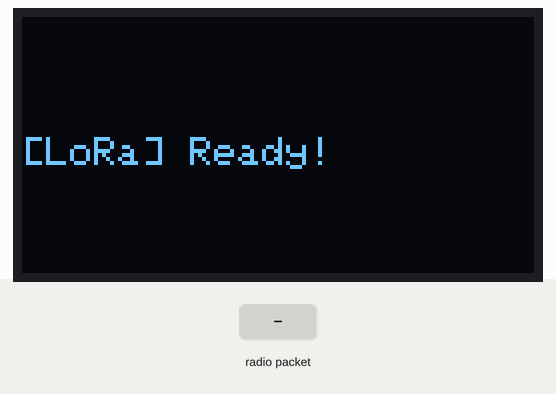
Recording of a sketch running on a simulated ESP32. Shown: 128×64 one-colour display. The test bench sets the inputs (shaded band). WiFi joins after 1.5 s; servers stay silent unless stated; no radio packets arrive unless stated; web services answer with replies made up by the test bench; what the sketch prints to the serial monitor is not drawn.

Above: at 5.1 s.
5.2 s: radio packet "26419.36" arrives
At 5.26 s:
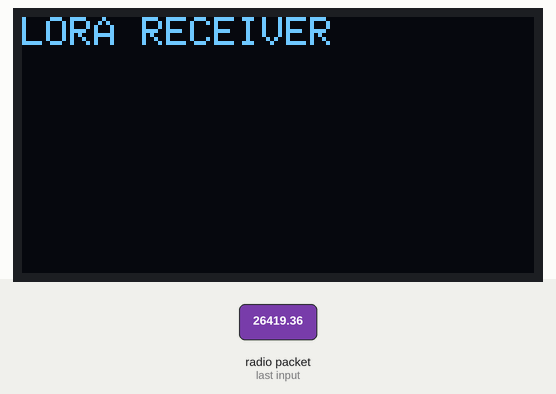
At 6.6 s:
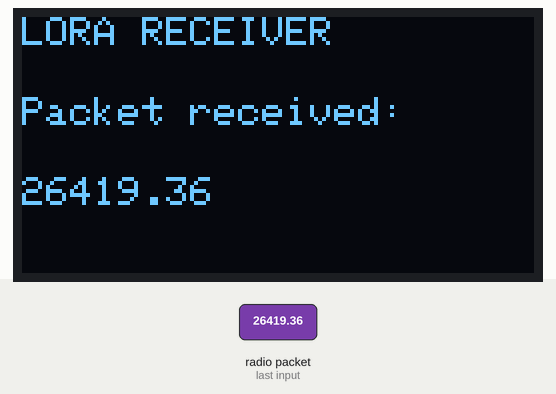
Timing chart, 0 to 8.2 s (numbered marks = the images above; inputs shaded):
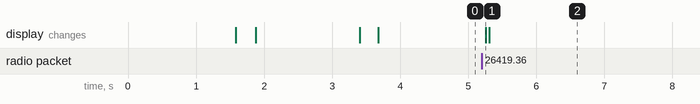

Measured:
- after the input at 5.2 s, the display: changes after 0.06 s (image 1)

The sketch:

rx.ino
```cpp
// rx.ino
#include "config.h"
#include "lora_functions.h"
#include "oled_display.h"
#include "telegram.h"

#ifdef OLED
Adafruit_SSD1306 display(SCREEN_WIDTH, SCREEN_HEIGHT, &Wire, -1);
#endif

void setup() {
    #ifdef DEBUG
    Serial.begin(115200);
    #endif

    #ifdef OLED
        if (!display.begin(SSD1306_SWITCHCAPVCC, 0x3C)) {
            DEBUG_PRINTLN("[OLED] Init failed!");
            while (1);
        }
        displayLogo();
    #endif

    setupLoRa();
}

void loop() {
    loopLoRa();
    delay(100);
}
```

lora_functions.h
```cpp
// lora_functions.h
#ifndef LORA_FUNCTIONS_H
#define LORA_FUNCTIONS_H

#include <SPI.h>
#include <LoRa.h>
#include "config.h"

void setupLoRa();
void loopLoRa();

#endif
```

lora_functions.ino
```cpp
// lora_functions.ino
#include "lora_functions.h"
#include "oled_display.h"
#include "config.h"
#include "telegram.h"

void setupLoRa() {
    SPI.begin(SCK, MISO, MOSI, SS);
    LoRa.setPins(SS, RST, DIO0);

    #ifdef OLED
    setMessage("[LoRa] Init");
    delay(250);
    #endif
    DEBUG_PRINTLN("[LoRa] Init");

    if (!LoRa.begin(BAND)) {
        #ifdef OLED
        setMessage("[LoRa] Init failed!");
        #endif
        DEBUG_PRINTLN("[LoRa] Starting LoRa failed!");
        while (1);
    }

    #ifdef TELEGRAM
    WiFi.begin(WIFI_SSID, WIFI_PSWD);
    #ifdef OLED
    setMessage("[WiFi] Connecting...");
    #endif
    DEBUG_PRINTLN("[WiFi] Attempting connection to: " + String(WIFI_SSID));

    while (WiFi.status() != WL_CONNECTED) {
        delay(500);
    }

    #ifdef OLED
    setMessage("[WiFi] Connected!");
    delay(250);
    #endif
    DEBUG_PRINTLN("[WiFi] Connected!");
    #endif

    #ifdef OLED
    setMessage("[LoRa] Ready!");
    delay(250);
    #endif
    DEBUG_PRINTLN("[LoRa] Ready!");
};


void loopLoRa() {
    int packetSize = LoRa.parsePacket();

    if (packetSize) {
        String receivedMessage = "";

        while (LoRa.available()) {
            receivedMessage += (char)LoRa.read();
        }

        DEBUG_PRINT("[LoRa] Received packet: ");
        DEBUG_PRINTLN(receivedMessage);

        #ifdef OLED
        updateMessageReceived(receivedMessage.c_str());
        #endif

        #ifdef TELEGRAM
        sendTelegramNotification(receivedMessage.c_str());
        #endif
    }
};
```

oled_display.ino
```cpp
// oled_display.ino
#include "oled_display.h"

#ifdef OLED

void setMessage(const char* text, int posX, int posY, bool clearDisplay) {
    if (clearDisplay) {
        display.clearDisplay();
    }
    display.setTextSize(1.5);
    display.setTextColor(SSD1306_WHITE);
    display.setCursor(posX, posY);
    display.print(text);
    display.display();
}

void updateMessageReceived(const char* text) {
    setMessage("LORA RECEIVER", 0, 0, true);
    setMessage("Packet received: ", 0, 20, false);
    setMessage(text, 0, 40, false);
}

void displayLogo() {
    display.clearDisplay();
    display.drawBitmap(0, 0, logoBitMap, SCREEN_WIDTH, SCREEN_HEIGHT, SSD1306_WHITE);
    display.display();
    delay(1500);
}

#endif
```

telegram.h
```cpp
// telegram.h
#ifndef TELEGRAM_H
#define TELEGRAM_H

#include <WiFi.h>
#include <HTTPClient.h>
#include "config.h"

#ifdef TELEGRAM
void sendTelegramNotification(const char* text);
#endif

#endif
```

telegram.ino
```cpp
// telegram.ino
#include "telegram.h"

#ifdef TELEGRAM

void sendTelegramNotification(const char* messageReceived){

    if (strcmp(messageReceived, "26419.36") != 0) {
        return;
    }

    while (WiFi.status() != WL_CONNECTED) {
        DEBUG_PRINTLN("[WiFi] Attempting to connect to WiFi...");
        delay(500);
    }

    HTTPClient http;
    String url = "https://api.telegram.org/bot"
                    + String(BOT_TOKEN)
                    + "/sendMessage?chat_id="
                    + String(USER_ID)
                    + "&text="
                    + MESSAGE + "%0A";

    http.begin(url);

    int httpResponseCode = http.GET();

    if (httpResponseCode > 0) {
        DEBUG_PRINT("[Telegram] Response received: ");
        DEBUG_PRINTLN(http.getString());
    } else {
        DEBUG_PRINT("[Telegram] Failed to send message. Error code: ");
        DEBUG_PRINTLN(httpResponseCode);
        DEBUG_PRINTLN(http.getString());
    }

    http.end();
    delay(300000);
}

#endif
```

config.h
```cpp
// config.h
#ifndef CONFIG_H
#define CONFIG_H

#define SCK   5      // Serial Clock pin (SCK) for SPI communication
#define MISO  19     // Master In Slave Out pin (MISO) for receiving data from the slave
#define MOSI  27     // Master Out Slave In pin (MOSI) for sending data to the slave
#define SS    18     // Slave Select pin (SS) to select the specific slave device
#define RST   14     // Reset pin (RST) to reset the LoRa module
#define DIO0  26     // Digital Input/Output pin 0 (DIO0) for signaling events or states
#define BAND  868E6  // Europe Frequency Band

// Uncomment to enable, comment to disable
#define DEBUG

// Uncomment to enable, comment to disable
#define OLED

// Uncomment to enable, comment to disable
#define TELEGRAM

#ifdef DEBUG
#define DEBUG_PRINTLN(x) Serial.println(x)
#define DEBUG_PRINT(x) Serial.print(x)
#else
#define DEBUG_PRINTLN(x)
#define DEBUG_PRINT(x)
#endif

#ifdef OLED
#define SCREEN_WIDTH 128
#define SCREEN_HEIGHT 64
#endif

#ifdef TELEGRAM
#define USER_ID   ""
#define BOT_TOKEN ""
#define WIFI_SSID ""
#define WIFI_PSWD ""
#define MESSAGE   "%20The%20power%20is%20out."
#endif
#endif
```

Source omitted: oled_display.h (data table, 7109 bytes)
